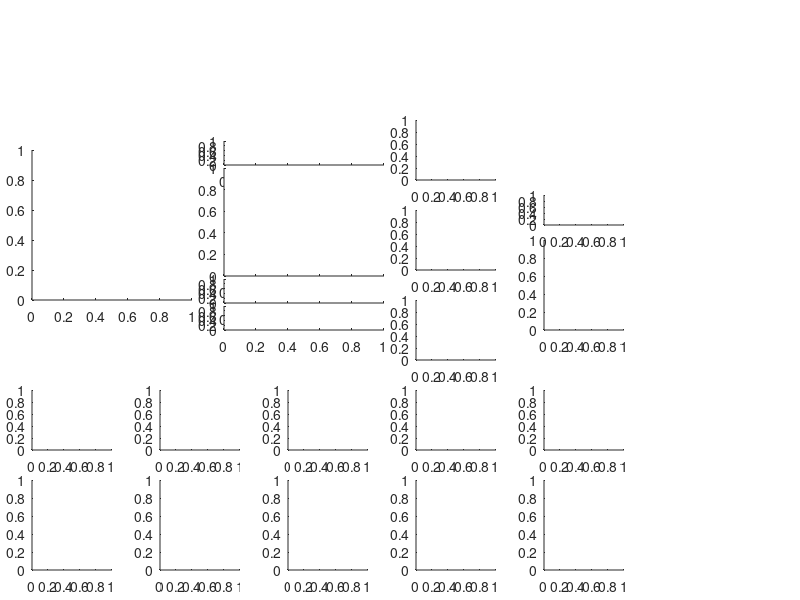

The MATLAB source for this figure: (Note: this script raises an error after producing the figure.)
%% open figure
figure('color',[1 1 1],...
    'renderer','painters',...   
    'Units','centimeters',...
    'position',[3 4 25 20],...
    'PaperUnits','centimeters',...
    'PaperSize',[25 20],...
    'visible','on')

plota1 = axes('Units','centimeter');
plota2 = axes('Units','centimeter');
plota3 = axes('Units','centimeter');
plota4 = axes('Units','centimeter');

plotb1 = axes('Units','centimeter');
plotb2 = axes('Units','centimeter');
plotb3 = axes('Units','centimeter');
plotb4 = axes('Units','centimeter');

plotc1 = axes('Units','centimeter');

plotd1 = axes('Units','centimeter');

plote1 = axes('Units','centimeter');

plotf1 = axes('Units','centimeter');

plotg1 = axes('Units','centimeter');

ploth1 = axes('Units','centimeter');

ploti1 = axes('Units','centimeter');
ploti2 = axes('Units','centimeter');
ploti3 = axes('Units','centimeter');
ploti4 = axes('Units','centimeter');

plotj1 = axes('Units','centimeter');

plotk1 = axes('Units','centimeter');

%%
% GC Ca traces
set(plota1,'Position',[ 1 5 2.5 2]);
set(plota2,'Position',[ 5 5 2.5 2]);
set(plota3,'Position',[ 9 5 2.5 2]);
set(plota4,'Position',[ 13 5 2.5 2]);

% GC responder raster plots
set(plotb1,'Position',[1 1  2.5 3]);
set(plotb2,'Position',[5 1  2.5 3]);
set(plotb3,'Position',[9 1 2.5 3]);
set(plotb4,'Position',[13 1 2.5 3]);

% GC non-responder Ca traces
set(plotc1,'Position',[17 5 2.5 2]);

% GC non-reponder raster plots
set(plotd1,'Position',[17 1 2.5 3]);

% non responder mean-plot
set(plote1,'Position',[17 9 2.5 3]);

% responder mean-plot
set(plotf1,'Position',[17 12.5 2.5 1]);

% MPP Ca bulk mean
set(plotg1,'Position',[13 14 2.5 2]);

% FOV
set(ploth1,'Position',[1 10 5 5]);

% data
set(ploti1,'Position',[7 14.5   5    .8]);
set(ploti2,'Position',[7 10.8  5   3.6]);
set(ploti3,'Position',[7 9.9  5    .8]);
set(ploti4,'Position',[7 9  5    .8]);

% mean speed
set(plotj1,'Position',[13 11 2.5 2]);

% mean pupil
set(plotk1,'Position',[13 8 2.5 2]);
%% Example resposnsive cell M234.1 cell 2 M234.2 cell 8 

% stim = scn.airpuff;
i = 2;j = 10;
stim = CAIM(i,j).airpuff;
Df = CAIM(i,j).Df;
Ch1Fc = 2.6;
Ch2Fc = 6.3;
% FOV = CAIM(i,j).FOV(:,:,1)*Ch1Fc*my_plt.mycol(2,1) + CAIM(i,j).FOV(:,:,2)*Ch2Fc*my_plt.mycol(5,1);
% FOV(:,:,2) = CAIM(i,j).FOV(:,:,1)*Ch1Fc*my_plt.mycol(2,2) + CAIM(i,j).FOV(:,:,2)*Ch2Fc*my_plt.mycol(5,2);
% FOV(:,:,3) = CAIM(i,j).FOV(:,:,1) *Ch1Fc*my_plt.mycol(2,3) + CAIM(i,j).FOV(:,:,2)*Ch2Fc*my_plt.mycol(5,3);

FOV = CAIM(i,j).FOV(:,:,2)*Ch2Fc;
FOV(:,:,2) = CAIM(i,j).FOV(:,:,1)*Ch1Fc*my_plt.mycol(2,2);
FOV(:,:,3) = CAIM(i,j).FOV(:,:,1)*Ch1Fc*my_plt.mycol(2,3);
Clim = [0 .15];
% include all APs
include = 1:60;%size(stim.resp,2);
% include only AP that did not trigger running
% include = find(sum(stim.speed(:,31:60),2) <= 0);
% include = find(sum(stim.speed(:,31:60),2) > 0);
%%
% CellID
maxcell = size(stim.resp,1);
if maxcell >4; maxcell = 4;end
for i = 1:maxcell
    if i == 1
        delete(plota1.Children)
        axes(plota1);
    elseif i == 2
        delete(plota2.Children)
        axes(plota2);
    elseif i == 3
        delete(plota3.Children)
        axes(plota3);
    else
        delete(plota4.Children)
        axes(plota4);
    end

    yy = [];
    for j = 1:length(include)
        y = permute(stim.respCa(i,include(j),:),[1 3 2]);
        y = y/Df(stim.cellID(i));
        y = 1+y-min(y);
        yy = [yy; y];
        plot(stim.times(include(j),:)/1000,y,'color',[.5 .5 .5]) 
        hold on
        ylim([0 6])
    end
%     plot(stim.times(include(j),:)/1000,mean(yy,1),'color',[0 0 0],'linewidth',my_plt.lnwd+1)

    ax = gca;
    ax.XLim = [-1 3];
%     ax.YLim = [1 2.5];
    YLim = ax.YLim;
    ax.YLim = [1 YLim(2)];
    ax.YColor = [0 0 0];
    ax.XColor = [0 0 0];
    ax.Color = [1 1 1];     
    ax.LineWidth = my_plt.lnwd;
    ax.FontSize = my_plt.ftsz-3;
    YLim = ax.YLim;
    box('off')
    % plot([0 0],[0 size(stim.respCa,2)],'color',my_plt.mycol(5,:),'linewidth',my_plt.lnwd)    
    ylabel('\Delta F / F','FontSize',my_plt.ftsz-2)
    
    plot([0 0],YLim,'color',my_plt.mycol(5,:),'linewidth',my_plt.lnwd)
    hold off
%     title('A','Units','centimeter','position',[-1.3 5.5],'FontSize',my_plt.ftsz)
    axis off

    if i == 1
        delete(plotb1.Children)
        axes(plotb1);
    elseif i == 2
        delete(plotb2.Children)
        axes(plotb2);
    elseif i == 3
        delete(plotb3.Children)
        axes(plotb3);
    else
        delete(plotb4.Children)
        axes(plotb4);
    end
    
    for j = 1:length(include)
        scatter(stim.times(include(j),stim.resp(i,include(j),:)==1)/1000,permute(stim.resp(i,include(j),stim.resp(i,include(j),:)==1)+j-1,[1 3 2]),4,'filled','markerfacecolor',[0 0 0]) 
        hold on
    end

    imagesc(stim.times(j,:)/1000,j+5:j+9,permute(mean(stim.resp(i,include,:),2),[1 3 2]),Clim);
    % colormap(h1,jet);

    ax = gca;
    ax.XLim = [-1 3];
    ax.YLim = [0 length(include)+10];
    ax.YColor = [0 0 0];
    ax.XColor = [0 0 0];
    ax.Color = [1 1 1];     
    ax.LineWidth = my_plt.lnwd;
    ax.FontSize = my_plt.ftsz-3;
    box('off')
    plot([0 0],[0 length(include)],'color',my_plt.mycol(5,:),'linewidth',my_plt.lnwd)
    hold off
    ylabel('Airpuff #','FontSize',my_plt.ftsz-2)

%     title('B','Units','centimeter','position',[-1.3 5.5],'FontSize',my_plt.ftsz)

end


% Example NON-resposnsive cell M234.1 cell 2 M234.2 cell 8 

i = 2;% CellID

delete(plotc1.Children)
axes(plotc1);
        
yy = [];
for j = 1:length(include)
    y = permute(stim.nr.respCa(i,include(j),:),[1 3 2]);
    y = y/Df(stim.nr.cellID(i));
    y = 1+y-min(y);
    yy = [yy; y];
    plot(stim.times(include(j),:)/1000,y,'color',[.5 .5 .5]) 
    hold on
    axis off
end
% plot(stim.times(include(j),:)/1000,mean(yy,1),'color',[0 0 0],'linewidth',my_plt.lnwd+1)

ax = gca;
ax.XLim = [-1 3];
ax.YLim = YLim;
ax.YColor = [0 0 0];
ax.XColor = [0 0 0];
ax.Color = [1 1 1];     
ax.LineWidth = my_plt.lnwd;
ax.FontSize = my_plt.ftsz-3;
box('off')
plot([0 0],YLim,'color',my_plt.mycol(5,:),'linewidth',my_plt.lnwd)
ylabel('\Delta F / F','FontSize',my_plt.ftsz-2)
hold off

% title('C','Units','centimeter','position',[-1.3 5.5],'FontSize',my_plt.ftsz)

% NON - responder scatter
delete(plotd1.Children)
axes(plotd1);

for j = 1:length(include)
    scatter(stim.times(include(j),stim.nr.resp(i,include(j),:)==1)/1000,permute(stim.nr.resp(i,include(j),stim.nr.resp(i,include(j),:)==1)+j-1,[1 3 2]),4,'filled','markerfacecolor',[0 0 0]) 
    hold on
end

imagesc(stim.times(j,:)/1000,j+5:j+9,permute(mean(stim.nr.resp(i,include,:),2),[1 3 2]));
% colormap(h1,jet);

ax = gca;
ax.XLim = [-1 3];
ax.YLim = [0 length(include)+10];
ax.YColor = [0 0 0];
ax.XColor = [0 0 0];
ax.Color = [1 1 1];     
ax.LineWidth = my_plt.lnwd;
ax.FontSize = my_plt.ftsz-3;
box('off')
plot([0 0],[0 length(include)],'color',my_plt.mycol(5,:),'linewidth',my_plt.lnwd)
hold off
ylabel('Airpuff #','FontSize',my_plt.ftsz-2)

% title('D','Units','centimeter','position',[-1.3 5.5],'FontSize',my_plt.ftsz)

% Summary NON-reponder
delete(plote1.Children)
axes(plote1);

b = mean(stim.nr.resp(:,include,:),2);
b = permute(b,[1 3 2]);
[~,h] = sort(sum(b,2),'descend');
b = b(h,:);
% b(b==0) = nan;
h = imagesc(stim.times(j,:)/1000,1:size(b,1),b,Clim);
set(h, 'AlphaData', ~isnan(b))
hold on
ax = gca;
ax.XLim = [-1 3];
ax.XAxis.Visible = 'off';
% ax.YLim = YLim;
ax.YColor = [0 0 0];
ax.XColor = [0 0 0];
ax.Color = [1 1 1];     
ax.LineWidth = my_plt.lnwd;
ax.LineWidth = my_plt.lnwd;
ax.FontSize = my_plt.ftsz-3;
YLim = ax.YLim;
ylabel('cell ID')
plot([0 0],YLim,'color',my_plt.mycol(5,:),'linewidth',my_plt.lnwd)
box off
hold off
temp = ax.Position;
colorbar
ax.Position = temp;
% colormap(h6,jet);
 
% Summary responder
delete(plotf1.Children)
axes(plotf1);

a = mean(stim.resp(:,include,:),2);
a = permute(a,[1 3 2]);
% a(a==0) = nan;
% [~,h] = sort(sum(a,2),'descend');
% a = a(h,:);
h = imagesc(stim.times(j,:)/1000,1:size(a,1),a,Clim);
set(h, 'AlphaData', ~isnan(a))
hold on 
plot([0 0],YLim,'color',my_plt.mycol(5,:),'linewidth',my_plt.lnwd)

hold off
box off

ax = gca;
ax.XLim = [-1 3];
ax.XAxis.Visible = 'off'; 
% ax.YLim = YLim/5;
ax.YColor = [0 0 0];
ax.XColor = [0 0 0];
ax.Color = [1 1 1];     
ax.LineWidth = my_plt.lnwd;
ax.LineWidth = my_plt.lnwd;
ax.FontSize = my_plt.ftsz-3;
% colormap(h5,jet);
ylabel('cell ID')
% temp = ax.Position;
% colorbar
% ax.Position = temp;
%
delete(plotg1.Children)
axes(plotg1);

yy = [];
for j = 1:length(include)
    y = stim.bulkresp(include(j),:);
%     y = y-min(y);
    yy = [yy; y];
%     plot(stim.bulktime(include(j),:)/1000,y,'color',[.5 .5 .5]) 
%     hold on
end

x = stim.bulktime(1,:)/1000;
y = mean(yy);
b = std(yy)/sqrt(length(include));

fill([x,fliplr(x)],[y-b,fliplr(y+b)],[.7 0 0],...
    'EdgeColor',[1 1 1],...
    'EdgeAlpha',0,...
    'FaceAlpha',.3)
hold on

plot(x,y,'color',[.8 0 0],'linewidth',my_plt.lnwd)

box('off')
% plot([0 0],[0 size(stim.respCa,2)],'color',my_plt.mycol(5,:),'linewidth',my_plt.lnwd)

ylabel('\Delta F / F','FontSize',my_plt.ftsz-2)
% title('G','Units','centimeter','position',[-1.3 5.5],'FontSize',my_plt.ftsz)

ax = gca;
ax.XLim = [-1 3];
ax.YColor = [0 0 0];
ax.XColor = [0 0 0];
ax.Color = [1 1 1];     
ax.LineWidth = my_plt.lnwd;
ax.LineWidth = my_plt.lnwd;
ax.FontSize = my_plt.ftsz-3;
YLim = ax.YLim;
plot([0 0],YLim,'color',my_plt.mycol(5,:),'linewidth',my_plt.lnwd)
hold off
ax.YLim = YLim;

%% FOV
delete(ploth1.Children)
axes(ploth1);

% scale bar
pxsc = 1.12; %micrometer per pixel
lgsc = 100; %length of scalebar in micrometer
lgsc = round(lgsc/pxsc);
FOV(end-round((20:30)/pxsc),end-(lgsc+20)+(1:lgsc),:) =1;

image(FOV)
axis off

% mean speed
delete(plotj1.Children)
axes(plotj1);

yy = [];
for j = 1:length(include)
    y = stim.speed(include(j),:);
    y(y<0) = 0;
%     y = y-min(y);
    yy = [yy; y];
%     plot(stim.bulktime(include(j),:)/1000,y,'color',[.5 .5 .5]) 
%     hold on
end

x = stim.times(1,:)/1000;
y = mean(yy);
b = std(yy)/sqrt(length(include));

fill([x,fliplr(x)],[y-b,fliplr(y+b)],my_plt.mycol(3,:),...
    'EdgeColor',[1 1 1],...
    'EdgeAlpha',0,...
    'FaceAlpha',.3)
hold on

plot(x,y,'color',my_plt.mycol(3,:),'linewidth',my_plt.lnwd)

box('off')
% plot([0 0],[0 size(stim.respCa,2)],'color',my_plt.mycol(5,:),'linewidth',my_plt.lnwd)

ylabel('\Delta F / F','FontSize',my_plt.ftsz-2)
% title('G','Units','centimeter','position',[-1.3 5.5],'FontSize',my_plt.ftsz)

ax = gca;
ax.XLim = [-1 3];
ax.YColor = [0 0 0];
ax.XColor = [0 0 0];
ax.Color = [1 1 1];     
ax.LineWidth = my_plt.lnwd;
ax.LineWidth = my_plt.lnwd;
ax.FontSize = my_plt.ftsz-3;
YLim = ax.YLim;
plot([0 0],YLim,'color',my_plt.mycol(5,:),'linewidth',my_plt.lnwd)
hold off
ax.YLim = YLim;

% mean pupil
delete(plotk1.Children)
axes(plotk1);

yy = [];
for j = 1:length(include)
    y = stim.pupilLP(include(j),:);
%     y = y-min(y);
    yy = [yy; y];
%     plot(stim.bulktime(include(j),:)/1000,y,'color',[.5 .5 .5]) 
%     hold on
end

x = stim.times(1,:)/1000;
y = nanmean(yy);
b = nanstd(yy)/sqrt(length(include));

fill([x,fliplr(x)],[y-b,fliplr(y+b)],my_plt.mycol(4,:),...
    'EdgeColor',[1 1 1],...
    'EdgeAlpha',0,...
    'FaceAlpha',.3)
hold on

plot(x,y,'color',my_plt.mycol(4,:),'linewidth',my_plt.lnwd)

box('off')
% plot([0 0],[0 size(stim.respCa,2)],'color',my_plt.mycol(5,:),'linewidth',my_plt.lnwd)

ylabel('pupil size (/max)','FontSize',my_plt.ftsz-2)
% title('G','Units','centimeter','position',[-1.3 5.5],'FontSize',my_plt.ftsz)

ax = gca;
ax.XLim = [-1 3];
ax.YColor = [0 0 0];
ax.XColor = [0 0 0];
ax.Color = [1 1 1];     
ax.LineWidth = my_plt.lnwd;
ax.LineWidth = my_plt.lnwd;
ax.FontSize = my_plt.ftsz-3;
YLim = ax.YLim;
plot([0 0],YLim,'color',my_plt.mycol(5,:),'linewidth',my_plt.lnwd)
hold off
ax.YLim = YLim;
%%
load('C:\Users\martipof\IEECR Dropbox\Martin Pofahl\MPP - DG project\Data\Example Mouse\M234.071117.1642pro.mat')
% load('/Users/martinpofahl/Dropbox (IEECR)/MPP - DG project/Data/Example Mouse/M234.071117.1642pro.mat')
%% Data
timeint = [1 8]; %[5 15] for M227 %[5 15] for M234
timeint = timeint*60*1000;

delete(ploti1.Children)
axes(ploti1);

% a = smooth(caim.bulk.traceMEC(1,:),10);
% a = caim.bulk.trace(:,1);
a = caim.bulk.decon.Y;
ScaleBulk = max(a-min(a));
a = smooth(a,10);
a = (a-min(a))/max(a-min(a));
plot(scn.tsscn(1:end),a,...
        'color',my_plt.mycol(5,:),...
        'linewidth',my_plt.lnwd-.5);
axis off
ax = gca;
ax.YLim = [0 1];
ax.XLim = timeint;
       
    fig_pos=get(gca,'position');
        scbr(1) = fig_pos(1)+.45;
        scbr(2) = fig_pos(2)+.25;
        scbr(3) = 0;
        scbr(4) = 0;

    if exist('h1','var') && isvalid(h1);delete(h1);end
    h1 = annotation('textarrow',[0,0],[0,0],...
           'Units','centimeter',... 
           'position',scbr,...
           'color',[0 0 0],...
           'HeadStyle','none',...
           'string','100 % \DeltaF/F',...
           'fontsize',my_plt.ftsz-2,...
           'VerticalAlignment','bottom',...  
           'TextRotation',90,...
           'HorizontalAlignment','center');
    
    a = ylim; a = a(2)-a(1);
    scbr(1) = fig_pos(1)-.15;
    scbr(2) = fig_pos(2);
    scbr(4) = fig_pos(4)/a/ScaleBulk;
    
    if exist('h2','var') && isvalid(h2);delete(h2);end
    h2 = annotation('textarrow',[0,0],[0,0],... 
           'units','centimeter',... 
           'position',scbr,...
           'color',[0 0 0],...
           'HeadStyle','none',...
           'linewidth',my_plt.lnwd); 


delete(ploti2.Children)
axes(ploti2);
nums = 1:15;
for i = 1:length(nums)
    aa = caim.Y(nums(i),:)/caim.Df(nums(i));
    aa = aa-min(aa);
    % aa = Df_f{10}(nums(i),:);
    % aa = aa(1:end-1);
    aa = aa/2;
    plot(scn.tsscn(1:end),aa(1:end)+((i-1)),...
        'color',[.5 .5 .5],...
        'linewidth',my_plt.lnwd-.5);
    hold on
end

axis tight
axis off
ax = gca;
ax.XLim = timeint;

    fig_pos=get(gca,'position');
        scbr(1) = fig_pos(1)+.45;
        scbr(2) = fig_pos(2)+.5;
        scbr(3) = 0;
        scbr(4) = 0;

    if exist('h3','var') && isvalid(h3);delete(h3);end
    h3 = annotation('textarrow',[0,0],[0,0],...
           'Units','centimeter',... 
           'position',scbr,...
           'color',[0 0 0],...
           'HeadStyle','none',...
           'string','100 % \DeltaF/F',...
           'fontsize',my_plt.ftsz-2,...
           'VerticalAlignment','bottom',...  
           'TextRotation',90,...
           'HorizontalAlignment','center');

    scbr(1) = fig_pos(1)-.15;
    scbr(2) = fig_pos(2);
    scbr(4) = fig_pos(4)/length(nums);
    
    if exist('h4','var') && isvalid(h4);delete(h4);end
    h4 = annotation('textarrow',[0,0],[0,0],... 
           'units','centimeter',... 
           'position',scbr,...
           'color',[0 0 0],...
           'HeadStyle','none',...
           'linewidth',my_plt.lnwd);       


delete(ploti3.Children)
axes(ploti3);
plot(scn.tsscn,scn.distance/max(scn.distance),...
        'color',my_plt.mycol(3,:),...
        'linewidth',my_plt.lnwd-.5);
    
AP = scn.airpuff.stimon==1;
hold on
scatter(CAIM(ses,mouse).behave.tsscn(AP),ones(1,sum(AP)),3,'*','LineWidth',.2,'MarkerEdgeColor',my_plt.mycol(5,:));
hold off

    fig_pos=get(gca,'position');
        scbr(1) = fig_pos(1)+.05;
        scbr(2) = fig_pos(2)+.2;
        scbr(3) = 0;
        scbr(4) = 0;

    if exist('h5','var') && isvalid(h5);delete(h5);end
    h5 = annotation('textarrow',[0,0],[0,0],...
           'Units','centimeter',... 
           'position',scbr,...
           'color',[0 0 0],...
           'HeadStyle','none',...
           'string','1 m',...
           'fontsize',my_plt.ftsz-2,...
           'VerticalAlignment','bottom',...  
           'TextRotation',90,...
           'HorizontalAlignment','center');

    scbr(1) = fig_pos(1)-.15;
    scbr(2) = fig_pos(2);
    scbr(4) = fig_pos(4)*2/3;
    
    if exist('h6','var') && isvalid(h6);delete(h6);end
    h6 = annotation('textarrow',[0,0],[0,0],... 
           'units','centimeter',... 
           'position',scbr,...
           'color',[0 0 0],...
           'HeadStyle','none',...
           'linewidth',my_plt.lnwd);   

       
ax = gca;
ax.XLim = timeint;
ax.YLim = [0 1];

axis off



delete(ploti4.Children)
axes(ploti4);
% pupil = scn.pupil(1:end-1);
pupil = scn.pupil(1:end-1);
pupil(scn.blink) = nan;
pupil = smoothdata(pupil,'movmean',30);%,'includenan');
% pupil = (pupil-min(pupil))/max(pupil-min(pupil));
plot(scn.tsscn,pupil,...
        'color',my_plt.mycol(4,:),...
        'linewidth',my_plt.lnwd-.5);
ax = gca;
ax.XLim = timeint;
ax.YLim = [.6 1.4];
axis off

    fig_pos=get(gca,'position');
        scbr(1) = fig_pos(1)+.15;
        scbr(2) = fig_pos(2)+.25;
        scbr(3) = 0;
        scbr(4) = 0;

    if exist('h7','var') && isvalid(h7);delete(h7);end
    h7 = annotation('textarrow',[0,0],[0,0],...
           'Units','centimeter',... 
           'position',scbr,...
           'color',[0 0 0],...
           'HeadStyle','none',...
           'string','20 %',...
           'fontsize',my_plt.ftsz-2,...
           'VerticalAlignment','bottom',...  
           'TextRotation',90,...
           'HorizontalAlignment','center');

    scbr(1) = fig_pos(1)-.15;
    scbr(2) = fig_pos(2);
    scbr(4) = fig_pos(4)*2/3;
    
    if exist('h8','var') && isvalid(h8);delete(h8);end
    h8 = annotation('textarrow',[0,0],[0,0],... 
           'units','centimeter',... 
           'position',scbr,...
           'color',[0 0 0],...
           'HeadStyle','none',...
           'linewidth',my_plt.lnwd);  
     
    % time scale bar
    lbar = 60; %length of scalebar in seconds    
    tmscl = lbar*1000*(fig_pos(3)/(timeint(2)-timeint(1)));
    scbr(1) = fig_pos(1)+fig_pos(3); 
    scbr(2) = fig_pos(2)-.1;
    scbr(3) = 0;%fig_pos(1)+fig_pos(3);
    scbr(4) = 0;
    
    if exist('h8a','var') && isvalid(h8a);delete(h8a);end
    h8a= annotation('textarrow',[0,0],[0,0],...
           'Units','centimeter',... 
           'position',scbr,...
           'color',[0 0 0],...
           'HeadStyle','none',...
           'string','1 min',...        
           'fontsize',my_plt.ftsz-2,...
           'VerticalAlignment','top',...
           'TextRotation',0,...
           'HorizontalAlignment','right');
       
    scbr(1) = fig_pos(1)+fig_pos(3)-tmscl; 
    scbr(2) = fig_pos(2)-.1;
    scbr(3) = tmscl;%fig_pos(1)+fig_pos(3);
    scbr(4) = 0;
    
    if exist('h8b','var') && isvalid(h8b);delete(h8b);end
    h8b = annotation('textarrow',[0,0],[0,0],... 
           'units','centimeter',... 
           'position',scbr,...
           'color',[0 0 0],...
           'HeadStyle','none',...
           'linewidth',my_plt.lnwd); 
    

%%
% print(gcf, '-dpdf', '/Users/martinpofahl/Dropbox (IEECR)/MPP - DG project/figures/figure1a'); 

print(gcf, '-dpdf', 'C:\Users\martipof\IEECR Dropbox\Martin Pofahl\MPP - DG project\figures\figure1a'); 
